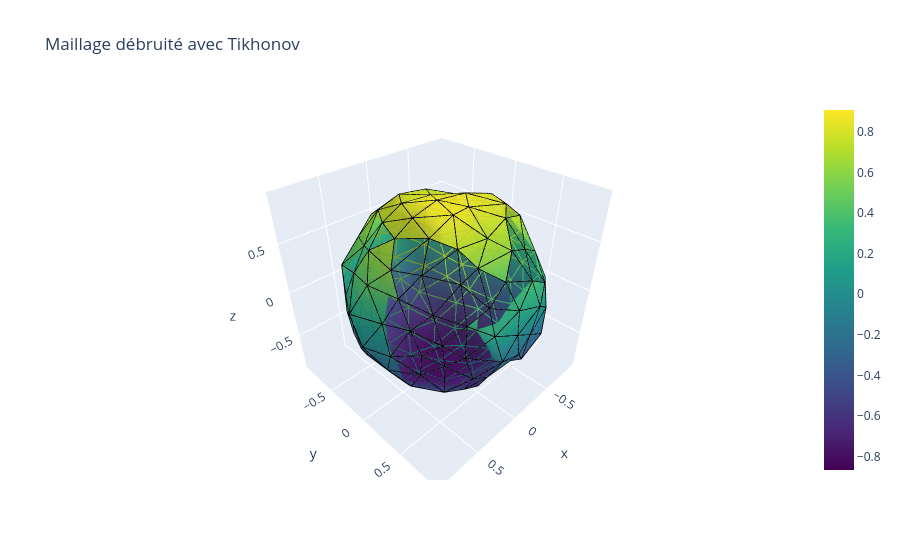

The cell this chart's notebook holds for it:
### Markdown cell above
# Affichage des résultats

### Code cell
# Fonction de coût en fonction des itérations
plt_cost_tk = pd.DataFrame({
    'x': np.arange(len(En_tk)),
    'y': En_tk,
    'legend': 'Tikhonov'
})

# plt_cost_tv = pd.DataFrame({
#     'x': np.arange(len(En_tv)),
#     'y': En_tv,
#     'legend': 'TV'
# })


# plt_cost = pd.concat([plt_cost_tk, plt_cost_tv])

# fig = px.line(
#     plt_cost,
#     x='x',
#     y='y',
#     color='legend',   # <-- important
#     log_x=True,
#     log_y=True,
#     labels={
#         'x': 'itérations (logscale)',
#         'y': 'E(x^k) (logscale)',
#         'legend': 'Méthode'
#     },
#     title='Évolution de la fonction de coût en fonction des itérations',
#     width=800,
#     height=350
# )

# fig.show()

# Approximations finales
plot_mesh(VF_tk, F, "Maillage débruité avec Tikhonov")
# plot_mesh(VF_tv, F, "Maillage débruité avec TV")

### Figure 1 — Plotly figure (JSON) as saved in the notebook; plotly's stock layout.template omitted (floating-point values rounded to 4 significant figures; data arrays with more than 128 entries replaced by an {"elided": "..."} marker saying what was removed)
{"data": [{"colorscale": [[0, "#440154"], [0.1111, "#482878"], [0.2222, "#3e4989"], [0.3333, "#31688e"], [0.4444, "#26828e"], [0.5556, "#1f9e89"], [0.6667, "#35b779"], [0.7778, "#6ece58"], [0.8889, "#b5de2b"], [1, "#fde725"]], "i": {"elided": "320 int values"}, "intensity": {"elided": "162 float values"}, "j": {"elided": "320 int values"}, "k": {"elided": "320 int values"}, "opacity": 0.9, "showscale": true, "type": "mesh3d", "x": {"elided": "162 float values"}, "y": {"elided": "162 float values"}, "z": {"elided": "162 float values"}}, {"line": {"color": "black", "width": 2}, "mode": "lines", "showlegend": false, "type": "scatter3d", "x": {"elided": "2880 float values"}, "y": {"elided": "2880 float values"}, "z": {"elided": "2880 float values"}}], "layout": {"scene": {"aspectmode": "data"}, "title": {"text": "Maillage débruité avec Tikhonov"}}}
